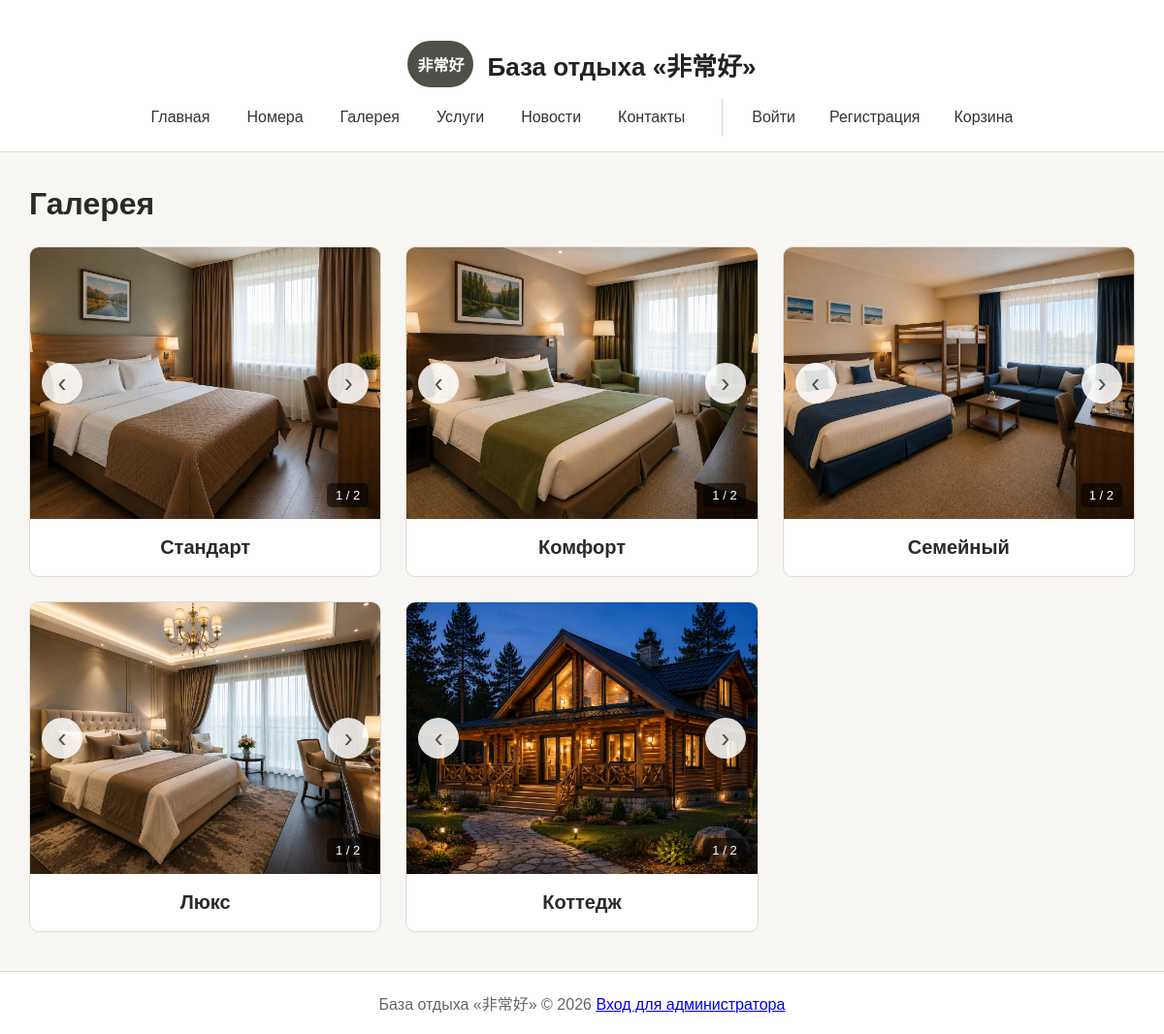
/gallery.php, run on the app's committed database.
### gallery.php (the view, shortened to what this page needs)
<?php
require_once 'includes/config.php';
$result = $conn->query("
    SELECT
        `Код_типа_номера`,
        `Название`,
        `Фото`,
        `Фото_2`
    FROM `Тип_номера`
    ORDER BY `Код_типа_номера`
");
require_once 'includes/header.php';
?>
<h1>Галерея</h1>
<?php if ($result->num_rows > 0): ?>
    <div class="gallery-grid">
        <?php while ($room = $result->fetch_assoc()): ?>
            <div class="gallery-card">
                <div class="slider">
                    <?php if (
                        !empty($room['Фото']) &&
                        !empty($room['Фото_2'])
                    ): ?>
                        <div class="slides">
                            <img
                                src="images/<?php echo htmlspecialchars($room['Фото']); ?>"
                                alt="<?php echo htmlspecialchars($room['Название']); ?>"
                                class="slider-image image-one">
                        </div>
                        <label
                            for="slider_<?php echo $room['Код_типа_номера']; ?>"
                            class="slider-arrow slider-prev">
                            ‹
                        </label>
                        <label
                            for="slider_<?php echo $room['Код_типа_номера']; ?>"
                            class="slider-arrow slider-next">
                            ›
                        </label>
                        <div class="photo-counter">
                            <span class="counter-one">
                                1
                            </span>
                            / 2
                        </div>
                    <?php endif; ?>
                </div>
                <div class="gallery-info">
                    <h2>
                        <?php echo htmlspecialchars($room['Название']); ?>
                    </h2>
                </div>
            </div>
        <?php endwhile; ?>
    </div>
<?php else: ?>
    <div class="card">
        Фотографии отсутствуют.
    </div>
<?php endif; ?>
<?php require_once 'includes/footer.php'; ?>

### includes/header.php (style rules this page uses)
* { box-sizing: border-box; }
body { margin: 0; font-family: Arial, sans-serif; background: #f7f6f2; color: #292b28; }
h1 { font-size: 32px; margin-top: 0; margin-bottom: 25px; }
h2 { font-size: 24px; }

### gallery.php (style rules this page uses)
.gallery-grid { display: grid; grid-template-columns: repeat(auto-fit, minmax(320px, 1fr)); gap: 25px; }
.gallery-card { background: #ffffff; border: 1px solid #dedbd3; border-radius: 10px; overflow: hidden; }
.slider { position: relative; width: 100%; height: 280px; overflow: hidden; background: #ebe8df; }
.slides { width: 100%; height: 100%; }
.slider-image { width: 100%; height: 100%; object-fit: cover; }
.image-one { display: block; }
.slider-arrow { position: absolute; top: 50%; transform: translateY(-50%); width: 42px; height: 42px; background: rgba(255, 255, 255, 0.85); color: #4d514a; border-radius: 50%; font-size: 27px; display: flex; align-items: center; justify-content: center; cursor: pointer; user-select: none; }
.slider-prev { left: 12px; }
.slider-next { right: 12px; }
.photo-counter { position: absolute; right: 12px; bottom: 12px; padding: 5px 9px; background: rgba(0, 0, 0, 0.55); color: #ffffff; border-radius: 5px; font-size: 13px; }
.gallery-info { padding: 18px; text-align: center; }
.gallery-info h2 { margin: 0; font-size: 20px; }

### data on the page
тип_номера: Фото (picture), Название "Стандарт"
тип_номера: Фото (picture), Название "Комфорт"
тип_номера: Фото (picture), Название "Семейный"
тип_номера: Фото (picture), Название "Люкс"
тип_номера: Фото (picture), Название "Коттедж"
